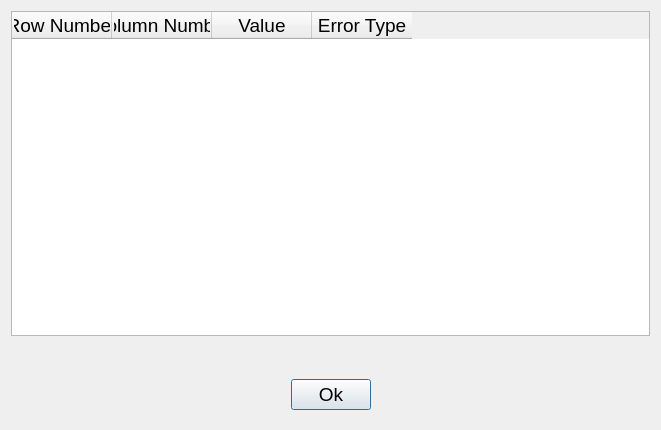
<?xml version="1.0" encoding="UTF-8"?>
<ui version="4.0">
 <class>Dialog</class>
 <widget class="QDialog" name="Dialog">
  <property name="windowModality">
   <enum>Qt::ApplicationModal</enum>
  </property>
  <property name="geometry">
   <rect>
    <x>0</x>
    <y>0</y>
    <width>661</width>
    <height>430</height>
   </rect>
  </property>
  <property name="font">
   <font>
    <family>Segoe UI</family>
    <pointsize>14</pointsize>
   </font>
  </property>
  <property name="windowTitle">
   <string>Dialog</string>
  </property>
  <property name="modal">
   <bool>true</bool>
  </property>
  <layout class="QVBoxLayout" name="verticalLayout">
   <item>
    <widget class="QTableWidget" name="tableWidget">
     <property name="font">
      <font>
       <pointsize>14</pointsize>
      </font>
     </property>
     <property name="editTriggers">
      <set>QAbstractItemView::NoEditTriggers</set>
     </property>
     <column>
      <property name="text">
       <string>Row Number</string>
      </property>
     </column>
     <column>
      <property name="text">
       <string>Column Number</string>
      </property>
     </column>
     <column>
      <property name="text">
       <string>Value</string>
      </property>
     </column>
     <column>
      <property name="text">
       <string>Error Type</string>
      </property>
     </column>
    </widget>
   </item>
   <item>
    <widget class="QLabel" name="label">
     <property name="text">
      <string/>
     </property>
     <property name="alignment">
      <set>Qt::AlignCenter</set>
     </property>
    </widget>
   </item>
   <item>
    <widget class="QWidget" name="widget" native="true">
     <layout class="QHBoxLayout" name="horizontalLayout">
      <item>
       <spacer name="horizontalSpacer">
        <property name="orientation">
         <enum>Qt::Horizontal</enum>
        </property>
        <property name="sizeHint" stdset="0">
         <size>
          <width>40</width>
          <height>20</height>
         </size>
        </property>
       </spacer>
      </item>
      <item>
       <widget class="QPushButton" name="pushButton">
        <property name="text">
         <string>Ok</string>
        </property>
       </widget>
      </item>
      <item>
       <spacer name="horizontalSpacer_2">
        <property name="orientation">
         <enum>Qt::Horizontal</enum>
        </property>
        <property name="sizeHint" stdset="0">
         <size>
          <width>40</width>
          <height>20</height>
         </size>
        </property>
       </spacer>
      </item>
     </layout>
    </widget>
   </item>
  </layout>
 </widget>
 <resources/>
 <connections/>
</ui>
